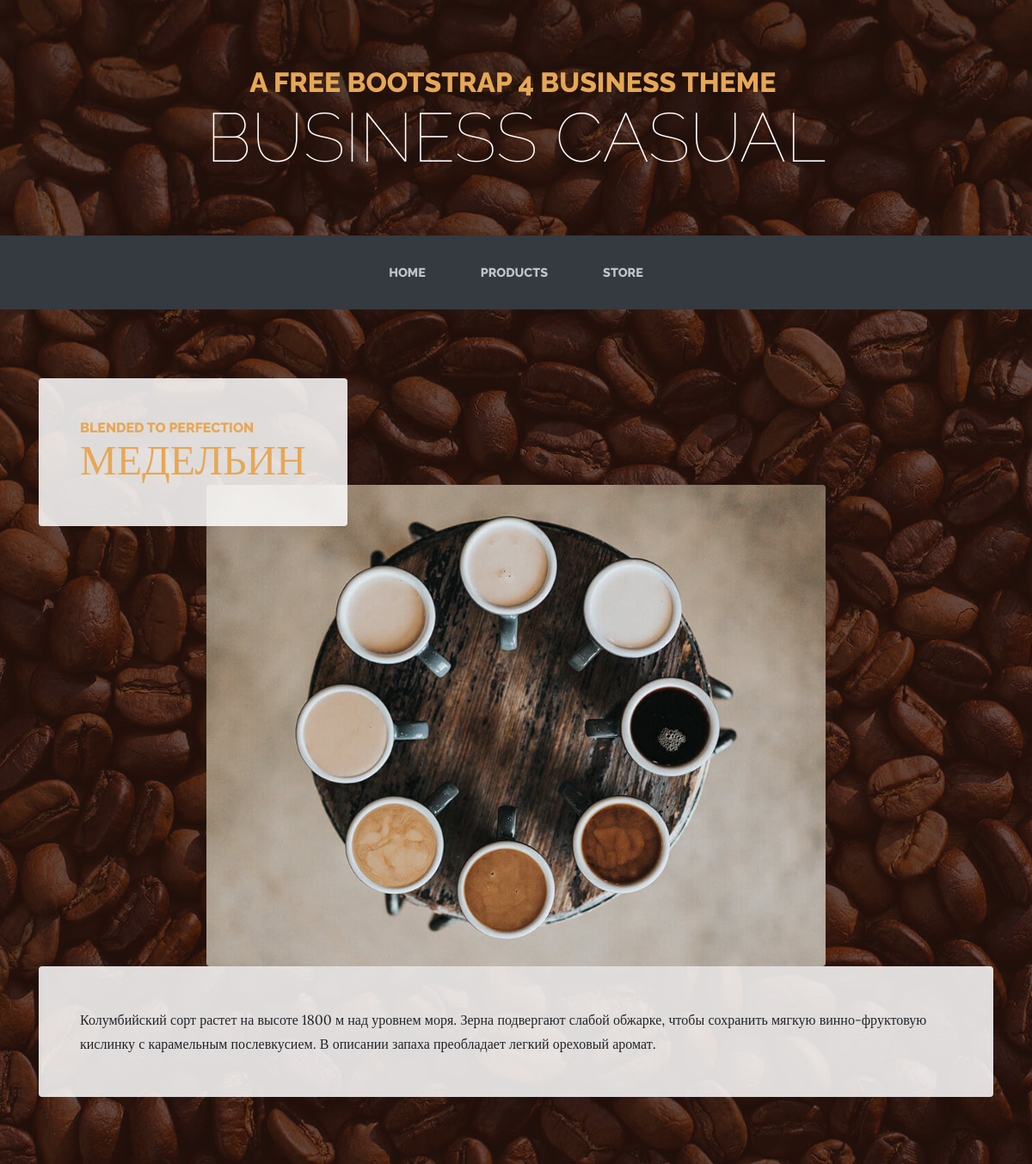
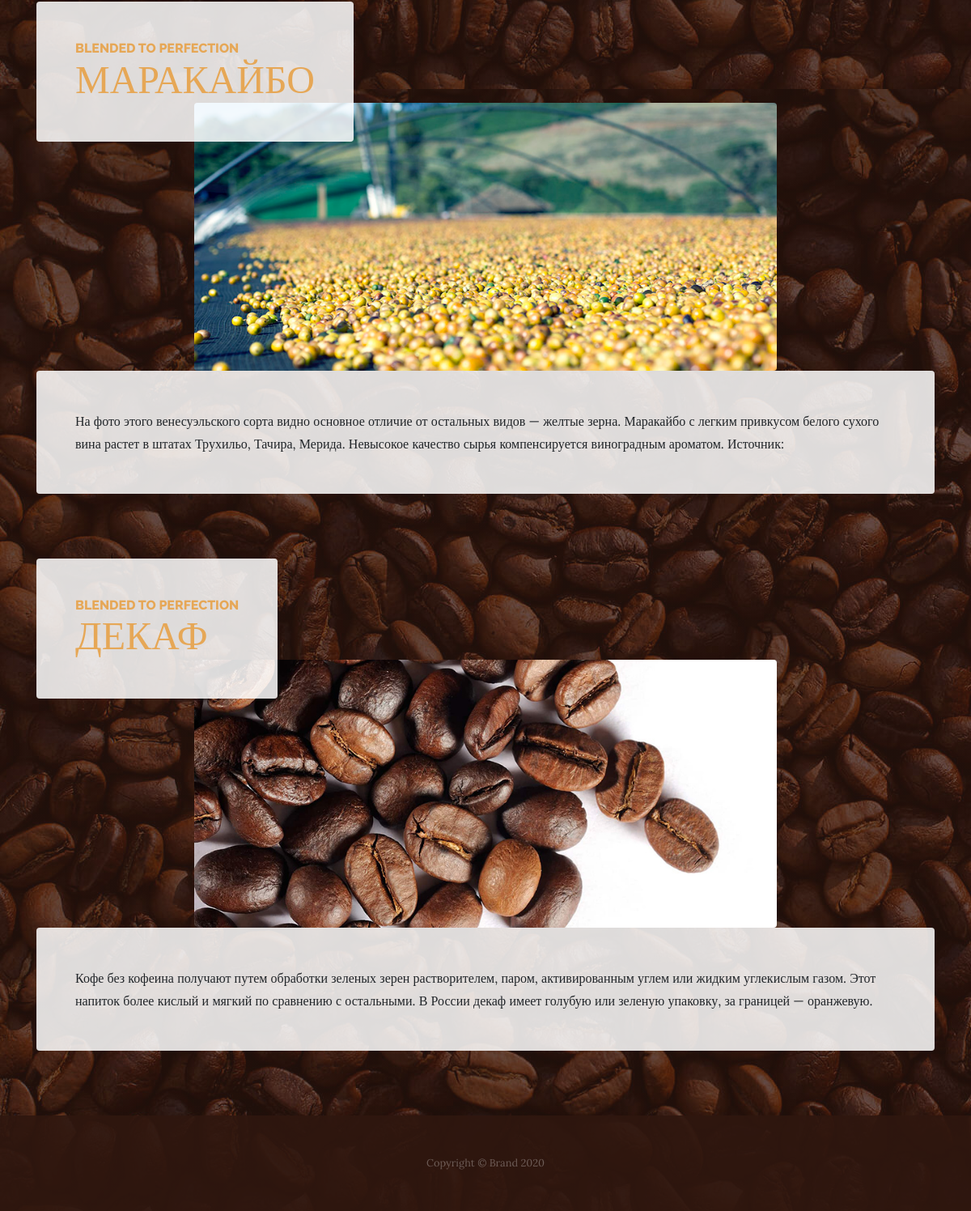
Page /products on the committed database (2 pictures, top to bottom).
### coffee/models.py (models this page shows)
class coffee(models.Model):
    img = models.ImageField(upload_to = 'images', null=True, blank = True)
    type = models.CharField(max_length = 50, blank=True, unique = True)
    intro = models.CharField(max_length = 300, blank=True)
    about = models.TextField(blank=True)

### coffee/views.py (the view)
# urls.py: path('products', products, name='products_url'),
def products(request):
    mydata = coffee.objects.all()
    return render(request, 'coffee/products.html', context = {
        'allcoffee': mydata
    })

### coffee/templates/coffee/products.html
{% extends 'base/base.html' %}
{% block body %}
    {% load static %}
    {% for i in allcoffee %}
        <section class="page-section">
            <div class="container">
                <div class="product-item">
                    <div class="d-flex product-item-title">
                        <div class="d-flex mr-auto bg-faded p-5 rounded">
                            <a href="{% url 'productsAbout_url' %}?id={{i.id}}"><h2 class="section-heading mb-0">
                                <span class="section-heading-upper">Blended to Perfection</span>
                                <span class="section-heading-lower">{{ i.type }}</span>
                            </h2></a>
                        </div>
                    </div><img class="img-fluid d-flex mx-auto product-item-img mb-3 mb-lg-0 rounded" src="media/{{ i.img }}">
                    <div class="bg-faded p-5 rounded">
                        <p class="mb-0">{{ i.intro }}</p>
                    </div>
                </div>
            </div>
        </section>
    {% endfor %}
{% endblock body %}

### templates/base/base.html (shortened to what this page needs)
<!DOCTYPE html>
<html>
{% load static %}
<head>
    {% include 'base/includes/header.html' %}
</head>
<body style="background:linear-gradient(rgba(47, 23, 15, 0.65), rgba(47, 23, 15, 0.65)), url(' {% static 'assets/img/bg.jpg' %} ');">
    {% include 'base/includes/nav.html' %}
    {% block body %}{% endblock body %}
    {% include 'base/includes/footer.html' %}
</body>
</html>

### templates/base/includes/header.html (shortened to what this page needs)
{% load static %}
<link rel="stylesheet" href="{% static 'assets/bootstrap/css/bootstrap.min.css' %}">

### templates/base/includes/nav.html (shortened to what this page needs)
<h1 class="text-center text-white d-none d-lg-block site-heading"><span class="text-primary site-heading-upper mb-3">A Free Bootstrap 4 Business Theme&nbsp;</span><span class="site-heading-lower">Business Casual</span></h1>
<nav class="navbar navbar-light navbar-expand-lg bg-dark py-lg-4" id="mainNav">
    <div class="container">
        <div
            class="collapse navbar-collapse" id="navbarResponsive">
            <ul class="nav navbar-nav mx-auto">
                <li class="nav-item" role="presentation"><a class="nav-link" href="{% url 'index_url'%}">Home</a></li>
                <li class="nav-item" role="presentation"><a class="nav-link" href="{% url 'products_url'%}">Products</a></li>
                <li class="nav-item" role="presentation"><a class="nav-link" href="{% url 'store_url'%}">Store</a></li>
            </ul>
    </div>
    </div>
</nav>

### templates/base/includes/footer.html (shortened to what this page needs)
{% load static %}
<footer class="footer text-faded text-center py-5">
    <div class="container">
        <p class="m-0 small">Copyright&nbsp;©&nbsp;Brand 2020</p>
    </div>
</footer>

### rows in the picture
coffee: type "МЕДЕЛЬИН", img (picture), intro "Колумбийский сорт растет на высоте 1800 м над уровнем моря. Зерна подвергают слабой обжарке, чтобы сохранить мягкую винно-фруктовую кислинку с карамельным послевкусием. В описании запаха преобладает легкий ореховый аромат."
coffee: type "МАРАКАЙБО", img (picture), intro "На фото этого венесуэльского сорта видно основное отличие от остальных видов — желтые зерна. Маракайбо с легким привкусом белого сухого вина растет в штатах Трухильо, Тачира, Мерида. Невысокое качество сырья компенсируется виноградным ароматом. Источник:"
coffee: type "ДЕКАФ", img (picture), intro "Кофе без кофеина получают путем обработки зеленых зерен растворителем, паром, активированным углем или жидким углекислым газом. Этот напиток более кислый и мягкий по сравнению с остальными. В России декаф имеет голубую или зеленую упаковку, за границей — оранжевую."
